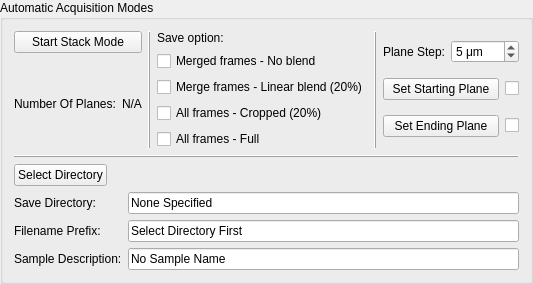
             <widget class="QGroupBox" name="groupBox_18">
              <property name="sizePolicy">
               <sizepolicy hsizetype="Preferred" vsizetype="Preferred">
                <horstretch>0</horstretch>
                <verstretch>0</verstretch>
               </sizepolicy>
              </property>
              <property name="title">
               <string>Automatic Acquisition Modes</string>
              </property>
              <layout class="QVBoxLayout" name="verticalLayout_54">
               <item>
                <layout class="QHBoxLayout" name="horizontalLayout_84">
                 <item>
                  <layout class="QVBoxLayout" name="verticalLayout_55">
                   <item>
                    <widget class="QPushButton" name="pushButton_acqStartStackMode">
                     <property name="sizePolicy">
                      <sizepolicy hsizetype="Minimum" vsizetype="Fixed">
                       <horstretch>0</horstretch>
                       <verstretch>0</verstretch>
                      </sizepolicy>
                     </property>
                     <property name="toolTip">
                      <string>Start multiple images acquisition</string>
                     </property>
                     <property name="text">
                      <string>Start Stack Mode</string>
                     </property>
                     <property name="shortcut">
                      <string>Ctrl+K</string>
                     </property>
                    </widget>
                   </item>
                   <item>
                    <spacer name="verticalSpacer_8">
                     <property name="orientation">
                      <enum>Qt::Vertical</enum>
                     </property>
                     <property name="sizeHint" stdset="0">
                      <size>
                       <width>20</width>
                       <height>20</height>
                      </size>
                     </property>
                    </spacer>
                   </item>
                   <item>
                    <layout class="QHBoxLayout" name="horizontalLayout_89">
                     <item>
                      <widget class="QLabel" name="label_41">
                       <property name="sizePolicy">
                        <sizepolicy hsizetype="Expanding" vsizetype="Preferred">
                         <horstretch>0</horstretch>
                         <verstretch>0</verstretch>
                        </sizepolicy>
                       </property>
                       <property name="toolTip">
                        <string>Number of planes of stack acquisition</string>
                       </property>
                       <property name="text">
                        <string>Number Of Planes:</string>
                       </property>
                      </widget>
                     </item>
                     <item>
                      <widget class="QLabel" name="label_acqNumberOfPlanes">
                       <property name="sizePolicy">
                        <sizepolicy hsizetype="Expanding" vsizetype="Fixed">
                         <horstretch>0</horstretch>
                         <verstretch>0</verstretch>
                        </sizepolicy>
                       </property>
                       <property name="text">
                        <string>N/A</string>
                       </property>
                      </widget>
                     </item>
                    </layout>
                   </item>
                   <item>
                    <spacer name="verticalSpacer_7">
                     <property name="orientation">
                      <enum>Qt::Vertical</enum>
                     </property>
                     <property name="sizeHint" stdset="0">
                      <size>
                       <width>20</width>
                       <height>20</height>
                      </size>
                     </property>
                    </spacer>
                   </item>
                  </layout>
                 </item>
                 <item>
                  <widget class="Line" name="line_7">
                   <property name="frameShadow">
                    <enum>QFrame::Raised</enum>
                   </property>
                   <property name="orientation">
                    <enum>Qt::Vertical</enum>
                   </property>
                  </widget>
                 </item>
                 <item>
                  <layout class="QVBoxLayout" name="verticalLayout_11">
                   <item>
                    <widget class="QLabel" name="label_7">
                     <property name="text">
                      <string>Save option:</string>
                     </property>
                    </widget>
                   </item>
                   <item>
                    <widget class="QCheckBox" name="checkBox">
                     <property name="sizePolicy">
                      <sizepolicy hsizetype="Expanding" vsizetype="Preferred">
                       <horstretch>0</horstretch>
                       <verstretch>0</verstretch>
                      </sizepolicy>
                     </property>
                     <property name="text">
                      <string>Merged frames - No blend</string>
                     </property>
                    </widget>
                   </item>
                   <item>
                    <widget class="QCheckBox" name="checkBox_acqStitchFrames">
                     <property name="sizePolicy">
                      <sizepolicy hsizetype="Expanding" vsizetype="Preferred">
                       <horstretch>0</horstretch>
                       <verstretch>0</verstretch>
                      </sizepolicy>
                     </property>
                     <property name="toolTip">
                      <string>Overlap the camera scans that form each image</string>
                     </property>
                     <property name="text">
                      <string>Merge frames - Linear blend (20%)</string>
                     </property>
                    </widget>
                   </item>
                   <item>
                    <widget class="QCheckBox" name="checkBox_acqSaveAllFrames">
                     <property name="sizePolicy">
                      <sizepolicy hsizetype="Expanding" vsizetype="Preferred">
                       <horstretch>0</horstretch>
                       <verstretch>0</verstretch>
                      </sizepolicy>
                     </property>
                     <property name="toolTip">
                      <string>Save all the camera scans that form each image</string>
                     </property>
                     <property name="text">
                      <string>All frames - Cropped (20%)</string>
                     </property>
                    </widget>
                   </item>
                   <item>
                    <widget class="QCheckBox" name="checkBox_2">
                     <property name="sizePolicy">
                      <sizepolicy hsizetype="Expanding" vsizetype="Preferred">
                       <horstretch>0</horstretch>
                       <verstretch>0</verstretch>
                      </sizepolicy>
                     </property>
                     <property name="text">
                      <string>All frames - Full</string>
                     </property>
                    </widget>
                   </item>
                  </layout>
                 </item>
                 <item>
                  <widget class="Line" name="line_5">
                   <property name="frameShadow">
                    <enum>QFrame::Raised</enum>
                   </property>
                   <property name="orientation">
                    <enum>Qt::Vertical</enum>
                   </property>
                  </widget>
                 </item>
                 <item>
                  <layout class="QVBoxLayout" name="verticalLayout_56">
                   <item>
                    <layout class="QHBoxLayout" name="horizontalLayout_88">
                     <item>
                      <widget class="QLabel" name="label_84">
                       <property name="sizePolicy">
                        <sizepolicy hsizetype="Expanding" vsizetype="Preferred">
                         <horstretch>0</horstretch>
                         <verstretch>0</verstretch>
                        </sizepolicy>
                       </property>
                       <property name="toolTip">
                        <string>The plane step for stack acquisition</string>
                       </property>
                       <property name="text">
                        <string>Plane Step:</string>
                       </property>
                      </widget>
                     </item>
                     <item>
                      <widget class="QDoubleSpinBox" name="doubleSpinBox_acqPlaneStepSize">
                       <property name="sizePolicy">
                        <sizepolicy hsizetype="Expanding" vsizetype="Fixed">
                         <horstretch>0</horstretch>
                         <verstretch>0</verstretch>
                        </sizepolicy>
                       </property>
                       <property name="suffix">
                        <string> μm</string>
                       </property>
                       <property name="decimals">
                        <number>0</number>
                       </property>
                       <property name="maximum">
                        <double>100.000000000000000</double>
                       </property>
                       <property name="value">
                        <double>5.000000000000000</double>
                       </property>
                      </widget>
                     </item>
                    </layout>
                   </item>
                   <item>
                    <layout class="QHBoxLayout" name="horizontalLayout_90">
                     <item>
                      <widget class="QPushButton" name="pushButton_acqSetFirstPlane">
                       <property name="sizePolicy">
                        <sizepolicy hsizetype="Expanding" vsizetype="Fixed">
                         <horstretch>0</horstretch>
                         <verstretch>0</verstretch>
                        </sizepolicy>
                       </property>
                       <property name="toolTip">
                        <string>Set the current horizontal position as starting point for stack acquisition</string>
                       </property>
                       <property name="text">
                        <string>Set Starting Plane</string>
                       </property>
                      </widget>
                     </item>
                     <item>
                      <widget class="QCheckBox" name="checkBox_acqFirstPlaneSet">
                       <property name="sizePolicy">
                        <sizepolicy hsizetype="Fixed" vsizetype="Fixed">
                         <horstretch>0</horstretch>
                         <verstretch>0</verstretch>
                        </sizepolicy>
                       </property>
                       <property name="text">
                        <string/>
                       </property>
                      </widget>
                     </item>
                    </layout>
                   </item>
                   <item>
                    <layout class="QHBoxLayout" name="horizontalLayout_91">
                     <item>
                      <widget class="QPushButton" name="pushButton_acqSetLastPlane">
                       <property name="sizePolicy">
                        <sizepolicy hsizetype="Expanding" vsizetype="Fixed">
                         <horstretch>0</horstretch>
                         <verstretch>0</verstretch>
                        </sizepolicy>
                       </property>
                       <property name="toolTip">
                        <string>Set the current horizontal position as ending point for stack acquisition</string>
                       </property>
                       <property name="text">
                        <string>Set Ending Plane</string>
                       </property>
                      </widget>
                     </item>
                     <item>
                      <widget class="QCheckBox" name="checkBox_acqLastPlaneSet">
                       <property name="sizePolicy">
                        <sizepolicy hsizetype="Fixed" vsizetype="Fixed">
                         <horstretch>0</horstretch>
                         <verstretch>0</verstretch>
                        </sizepolicy>
                       </property>
                       <property name="text">
                        <string/>
                       </property>
                      </widget>
                     </item>
                    </layout>
                   </item>
                  </layout>
                 </item>
                </layout>
               </item>
               <item>
                <widget class="Line" name="line_6">
                 <property name="frameShadow">
                  <enum>QFrame::Raised</enum>
                 </property>
                 <property name="orientation">
                  <enum>Qt::Horizontal</enum>
                 </property>
                </widget>
               </item>
               <item>
                <layout class="QHBoxLayout" name="horizontalLayout_92">
                 <item>
                  <widget class="QPushButton" name="pushButton_selectSaveDirectory">
                   <property name="sizePolicy">
                    <sizepolicy hsizetype="Fixed" vsizetype="Fixed">
                     <horstretch>0</horstretch>
                     <verstretch>0</verstretch>
                    </sizepolicy>
                   </property>
                   <property name="toolTip">
                    <string>Select a file directory for image saving</string>
                   </property>
                   <property name="text">
                    <string>Select Directory</string>
                   </property>
                  </widget>
                 </item>
                 <item>
                  <spacer name="horizontalSpacer_2">
                   <property name="orientation">
                    <enum>Qt::Horizontal</enum>
                   </property>
                   <property name="sizeHint" stdset="0">
                    <size>
                     <width>40</width>
                     <height>20</height>
                    </size>
                   </property>
                  </spacer>
                 </item>
                </layout>
               </item>
               <item>
                <layout class="QGridLayout" name="gridLayout_9">
                 <item row="0" column="1">
                  <widget class="QLineEdit" name="lineEdit_saveDirectory">
                   <property name="text">
                    <string>None Specified</string>
                   </property>
                  </widget>
                 </item>
                 <item row="2" column="1">
                  <widget class="QLineEdit" name="lineEdit_metaSampleName">
                   <property name="text">
                    <string>No Sample Name</string>
                   </property>
                  </widget>
                 </item>
                 <item row="1" column="0">
                  <widget class="QLabel" name="label_45">
                   <property name="text">
                    <string>Filename Prefix:</string>
                   </property>
                  </widget>
                 </item>
                 <item row="2" column="0">
                  <widget class="QLabel" name="label_46">
                   <property name="text">
                    <string>Sample Description:</string>
                   </property>
                  </widget>
                 </item>
                 <item row="1" column="1">
                  <widget class="QLineEdit" name="lineEdit_saveFilename">
                   <property name="text">
                    <string>Select Directory First</string>
                   </property>
                  </widget>
                 </item>
                 <item row="0" column="0">
                  <widget class="QLabel" name="label_8">
                   <property name="text">
                    <string>Save Directory:</string>
                   </property>
                  </widget>
                 </item>
                </layout>
               </item>
              </layout>
             </widget>
